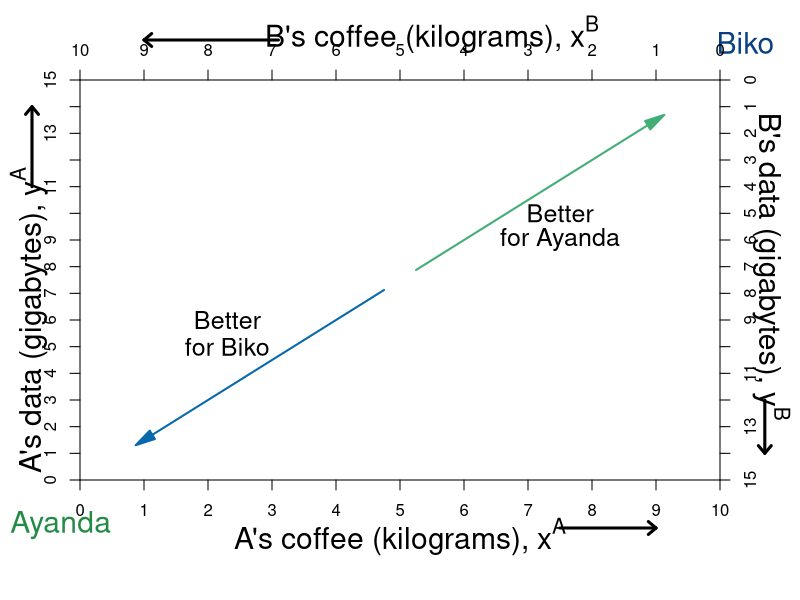

R code for this plot:
require(shape)
pdf(file = "property/edgeworth_better_worse.pdf", width = 9, height = 7)

#Set parameters for graphics
axislabelsize <- 1.8
labelsize <- 1.5
namesize <- 1.8
annotatesize <- 1.5
graphlinewidth <- 2
segmentlinewidth <- 1.5

indiffcurveA1 <- function(x, U = 4, A = 1, a = 0.5) {
  ((((U-2)/A)*(1/x)^a)^(1/(1-a)))
}

indiffcurveA2 <- function(x, U = 4, A = 1, a = 0.5) {
  (((U/A)*(1/x)^a)^(1/(1-a)))
}

indiffcurveA3 <- function(x, U = 4, A = 1, a = 0.5) {
  ((((U+2)/A)*(1/x)^a)^(1/(1-a)))
}

#Aisha happens to have found 8 coffee and 2 data, 
#and Betty happens to have found 2 coffee and 13 data. 
#Aisha's utility (8^0.5)*(2^0.5) = 4
#Betty's utility (2^0.5)*(13^0.5) = 5.09

COL <- c("#7fc97f", "#beaed4", "#fdc086", "#ffff99", "#386cb0", "#f0027f", "#bf5b17", "#666666")
COLA <- c("#99d8c9","#66c2a4","#41ae76", "#238b45", "#005824")
COLB <- c("#4eb3d3", "#2b8cbe", "#0868ac","#084081")

par(mar =  c(6, 4, 4, 4))
xlims <- c(0, 10)
ylims <- c(0, 15)
xlims2 <- c(10, 0)
ylims2 <- c(15, 0)

plot(0, 0, xlim = xlims, ylim = ylims, type = "n",
     xlab = "",
     ylab = "", 
     line = 2.5,
     xaxt = "n", 
     yaxt = "n", 
     cex.lab = axislabelsize, 
     bty = "n",
     xaxs="i", 
     yaxs="i")

mtext(expression(paste("A's coffee (kilograms), ", x^A)), side=1, line = 3, cex = axislabelsize)
text(-0.8, 6, expression(paste("A's data (gigabytes), ", y^A)), xpd = TRUE, cex = axislabelsize, srt = 90) 

#Add arrows:
arrows(-0.75, 11, -0.75, 14, xpd = TRUE, length=0.1,angle=40,lwd=3)
arrows(7.5, -1.8, 9, -1.8, xpd = TRUE, length=0.1,angle=40,lwd=3)


npts <- 500 
npts2 <- 501
#Specify the sequences of points for graphing. 
xx1 <- seq(xlims[1], xlims[2], length.out = npts)
#xx2 <- seq(xlims[1], xlims[2], length.out = npts)
#xx3 <- seq(xlims[1], xlims[2], length.out = npts2)
#xx4 <- seq(xlims[1], 10, length.out = npts2)

#Draw the lines for the graphs
#lines(xx1, indiffcurveA1(xx1), col = COLA[3], lwd = 4)
#lines(xx1, indiffcurveA2(xx1), col = COLA[3], lwd = 4)
#lines(xx1, indiffcurveA3(xx1), col = COLA[3], lwd = 4)
#lines(xx2, solowCondition(xx2, delta = 5), col = COL[3], lwd = 4)
#lines(xx2, solowInfeas(xx2, delta = 5), col = COL[1], lwd = 4, lty = 2)

#Customize ticks and labels for the plot
ticksy <- seq(from = 0, to = 15, by = 1)
ylabels <- seq(from = 0, to = 15, by = 1)
ticksx <- seq(from = 0, to = 10, by = 1)
xlabels <- seq(from = 0, to = 10, by = 1)
axis(1, at = ticksx, pos = 0, labels = xlabels)
axis(2, at = ticksy, pos = 0, labels = ylabels, las = 0)


text(-0.3, -1.7, expression("Ayanda"), xpd = TRUE, cex = namesize, col = COLA[4])
text(10.4, 16.4, expression("Biko"), xpd = TRUE, cex = namesize, col = COLB[4])


#Set up second axes and labels
par(new = TRUE)
#par(mar =  c(6, 4, 4, 4))

xlims2 <- c(10, 0)
ylims2 <- c(15, 0)

plot(0, 0, xlim = xlims2, ylim = ylims2, type = "n",
     xlab = expression(paste("")),
     ylab = expression(paste("")),
     xaxt = "n", 
     yaxt = "n", 
     cex.lab = 1.3, 
     bty = "n",
     xaxs="i", 
     yaxs="i")

axis(side = 3, at = ticksx, pos = 0, labels = xlabels)
axis(side = 4, at = ticksy, pos = 0, labels = ylabels, las = 0)
#axis(side=3, at = xlims2, pos = 0)

text(4.5, -1.7, expression(paste("B's coffee (kilograms), ", x^B)), xpd = TRUE, cex = axislabelsize)
text(-0.8, 7, expression(paste("B's data (gigabytes), ", y^B)), xpd = TRUE, cex = axislabelsize, srt = 270) 

#Add arrows:
arrows(-0.7, 12, -0.7, 14, xpd = TRUE, length=0.1,angle=40,lwd=3)
arrows(6.9, -1.5, 9, -1.5, xpd = TRUE, length=0.1,angle=40,lwd=3)


indiffcurveB1 <- function(x, U = 5.09, A = 1, a = 0.5) {
  ((((U-2)/A)*(1/x)^a)^(1/(1-a)))
}

indiffcurveB2 <- function(x, U = 5.09, A = 1, a = 0.5) {
  (((U/A)*(1/x)^a)^(1/(1-a)))
}

indiffcurveB3 <- function(x, U = 5.09, A = 1, a = 0.5) {
  ((((U+2)/A)*(1/x)^a)^(1/(1-a)))
}

#lines(xx1, indiffcurveB1(xx1), col = COLB[3], lwd = 4)
#lines(xx1, indiffcurveB2(xx1), col = COLB[3], lwd = 4)
#lines(xx1, indiffcurveB3(xx1), col = COLB[3], lwd = 4)

#Label B's indifference curves
#text(9.1, 1.6, expression(u[1]^B))
#text(9.1, 3.4, expression(u[2]^B))
#text(9.1, 6.2, expression(u[3]^B))

#Add a point for the initial endowment
#points(2, 13, pch = 16, col = "black", cex = 1.5)


#Arrow to Slope of BRF
Arrows(5.25, 7.875, 9, 13.5, lty = 1, lwd = 2, arr.type = "triangle",  col = COLB[3])
Arrows(4.75, 7.125, 1, 1.5, lty = 1, lwd = 2, arr.type = "triangle",  col = COLA[3])

text(7.7, 9, expression(paste("Better")), cex = labelsize)
text(7.7, 10, expression(paste("for Biko")), cex = labelsize)
text(2.5, 5, expression(paste("Better")), cex = labelsize)
text(2.5, 6, expression(paste("for Ayanda")), cex = labelsize)

#Arrow to Slope of isoprofit
#Arrows(13, 0.80, 15, 0.80, col = "black", lty = 1, lwd = 2, arr.type = "triangle")
#text(10.2, 0.80, expression(paste("Slope = ", frac(q, p))))

dev.off()
